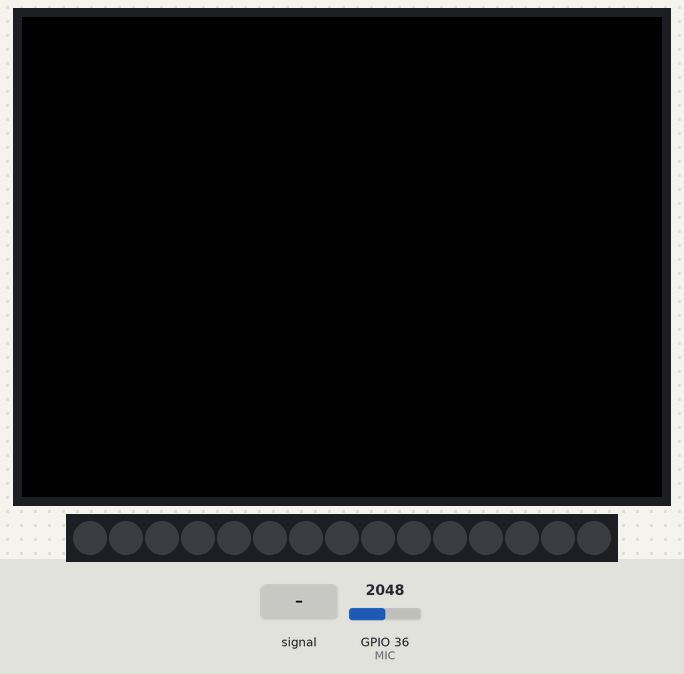
The sketch below on a simulated ESP32. Shown: 320×240 colour display, 15 RGB LEDs in strip order, left to right. Inputs (shaded band) come from the test bench; at power-on: GPIO 36 (MIC) = 2048. Dim RGB values are drawn brighter than linear; what the sketch prints to the serial monitor is not drawn.

Above: at 1.3 s.
1.4 s: GPIO 36 (MIC) fed a 200 Hz sine of ±1023 counts around its level
At 2.6 s:
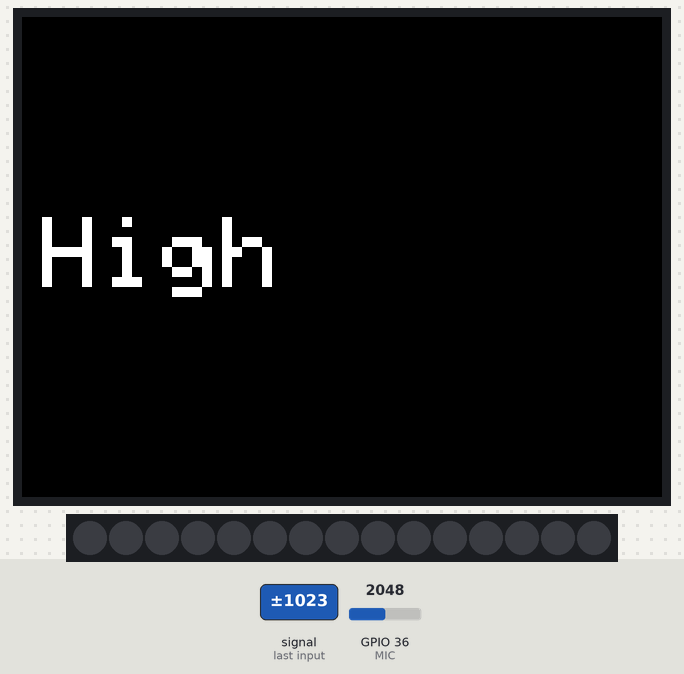
4.4 s: GPIO 36 (MIC) set to 2866
At 5.4 s:
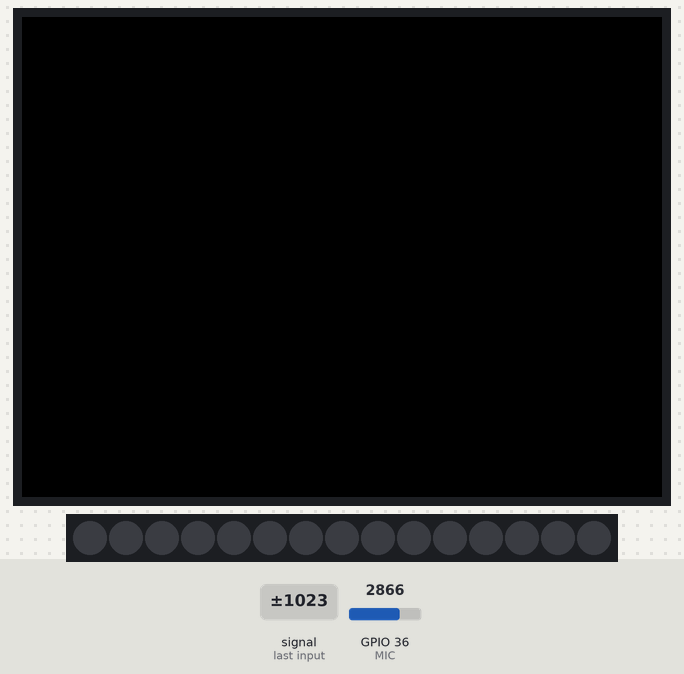
6.6 s: GPIO 36 (MIC) set to 4095
At 7.1 s:
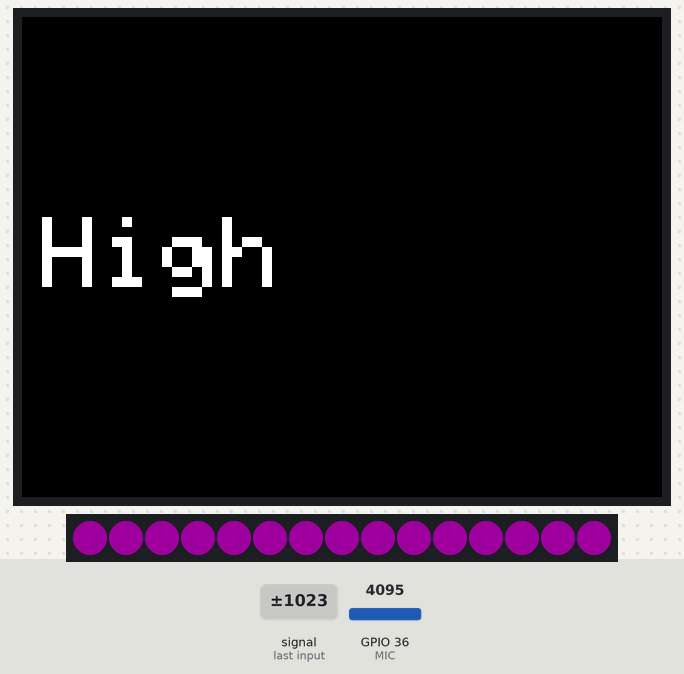
Timing chart, 0 to 9.6 s (numbered marks = the images above; inputs shaded):
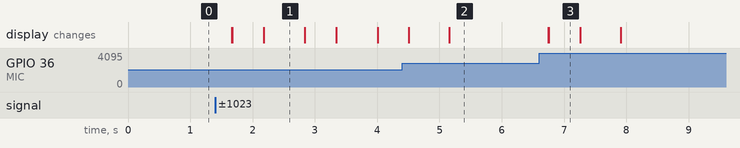

The sketch:

mic_led1.ino
```cpp
#include <M5Core2.h>
#include <Adafruit_NeoPixel.h>

#define MIC 36
#define LED_PIN 32
#define LED_COUNT 15// Popular NeoPixel ring size
#define DELAYVAL  100

const int sampleWindow = 50;

int led_color[3][3] ={{10,0,0},{0,10,0},{0,0,10}};
Adafruit_NeoPixel pixels(LED_COUNT, LED_PIN, NEO_GRB + NEO_KHZ800);
//LEDオブジェクトの作成

void setup() {
  M5.begin();
  Serial.begin(115200);
  while (!Serial);
  M5.lcd.setBrightness(20);


  pinMode(MIC,INPUT);

  pixels.begin();
  pixels.show();
  //LEDテープを初期状態（前消灯）にする
  pixels.setBrightness(30);
}

void loop() {
  unsigned long t = millis();
  unsigned int sample;
  unsigned int sMax = 0, sMin = 4095;

  while(millis() - t < sampleWindow){
    sample = analogRead(MIC);
    if(sample > sMax) sMax = sample;
    if(sample < sMin) sMin = sample;
  }

  float volts = (float)(sMax - sMin) / 4095.0 * 3.6;
  Serial.println(volts);
  delay(100);

  pixels.clear();

  if (volts > 1.0) {
    M5.Lcd.setTextColor(WHITE,BLACK);
    M5.Lcd.setTextSize(5);
    M5.Lcd.setCursor(10, 100);
    M5.Lcd.print("High");

    delay(10);

    for(int i=0; i<LED_COUNT; i++){
      pixels.setPixelColor(i, pixels.Color(255, 0, 255));//ピンク
    }
    pixels.show();

    delay(500);

    for(int i=0; i<LED_COUNT; i++){
      pixels.setPixelColor(i, pixels.Color(0, 0, 0));
    }
    pixels.show();

    delay(500);

  }else{
    M5.Lcd.fillScreen(BLACK);
  }
}
```

Measured:
- after the input at 1.4 s, the display: changes after 0.26 s (image 1)
- after the input at 4.4 s, the display: first differs from a run without the input after 0.76 s (image 2)
- after the input at 6.6 s, the display: first changes after 0.15 s (image 3 shows a later state)
- what the display in image 1 shows lasts 0.6 s, from 2.2 s to 2.8 s
- what the display in image 3 shows lasts 0.5 s, from 6.8 s to 7.3 s
